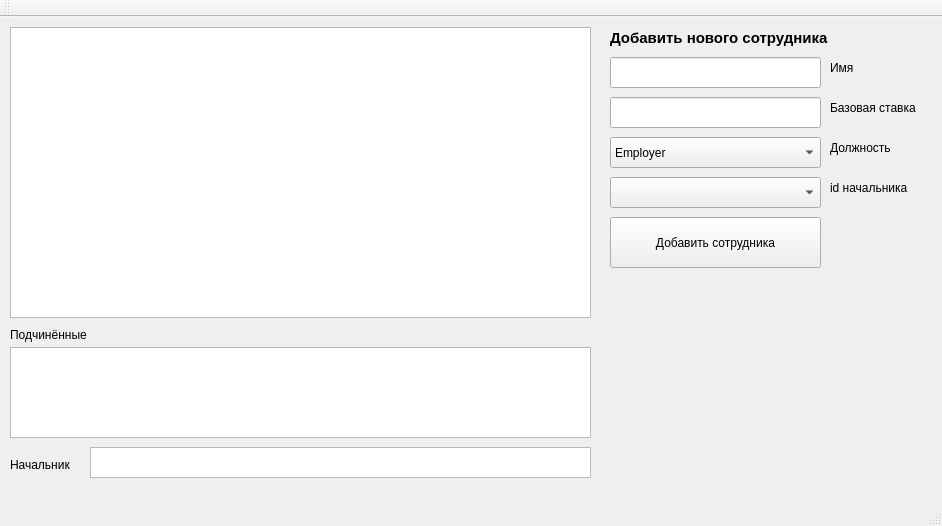
<?xml version="1.0" encoding="UTF-8"?>
<ui version="4.0">
 <class>MainWindow</class>
 <widget class="QMainWindow" name="MainWindow">
  <property name="geometry">
   <rect>
    <x>0</x>
    <y>0</y>
    <width>942</width>
    <height>526</height>
   </rect>
  </property>
  <property name="windowTitle">
   <string>MainWindow</string>
  </property>
  <widget class="QWidget" name="centralWidget">
   <widget class="QTableView" name="stuffList">
    <property name="geometry">
     <rect>
      <x>10</x>
      <y>10</y>
      <width>581</width>
      <height>291</height>
     </rect>
    </property>
   </widget>
   <widget class="QListWidget" name="listWidget">
    <property name="geometry">
     <rect>
      <x>10</x>
      <y>330</y>
      <width>581</width>
      <height>91</height>
     </rect>
    </property>
   </widget>
   <widget class="QLabel" name="label_2">
    <property name="geometry">
     <rect>
      <x>10</x>
      <y>310</y>
      <width>151</width>
      <height>16</height>
     </rect>
    </property>
    <property name="text">
     <string>Подчинённые</string>
    </property>
   </widget>
   <widget class="QTextBrowser" name="textBrowser">
    <property name="geometry">
     <rect>
      <x>90</x>
      <y>430</y>
      <width>501</width>
      <height>31</height>
     </rect>
    </property>
   </widget>
   <widget class="QLabel" name="label_3">
    <property name="geometry">
     <rect>
      <x>10</x>
      <y>440</y>
      <width>151</width>
      <height>16</height>
     </rect>
    </property>
    <property name="text">
     <string>Начальник</string>
    </property>
   </widget>
   <widget class="QComboBox" name="typeBox">
    <property name="geometry">
     <rect>
      <x>610</x>
      <y>120</y>
      <width>211</width>
      <height>31</height>
     </rect>
    </property>
    <item>
     <property name="text">
      <string>Employer</string>
     </property>
    </item>
    <item>
     <property name="text">
      <string>Manager</string>
     </property>
    </item>
    <item>
     <property name="text">
      <string>Sales</string>
     </property>
    </item>
   </widget>
   <widget class="QPushButton" name="addWorkerButton">
    <property name="geometry">
     <rect>
      <x>610</x>
      <y>200</y>
      <width>211</width>
      <height>51</height>
     </rect>
    </property>
    <property name="text">
     <string>Добавить сотрудника</string>
    </property>
   </widget>
   <widget class="QComboBox" name="bossBox">
    <property name="geometry">
     <rect>
      <x>610</x>
      <y>160</y>
      <width>211</width>
      <height>31</height>
     </rect>
    </property>
   </widget>
   <widget class="QLineEdit" name="nameField">
    <property name="geometry">
     <rect>
      <x>610</x>
      <y>40</y>
      <width>211</width>
      <height>31</height>
     </rect>
    </property>
   </widget>
   <widget class="QLineEdit" name="salaryField">
    <property name="geometry">
     <rect>
      <x>610</x>
      <y>80</y>
      <width>211</width>
      <height>31</height>
     </rect>
    </property>
   </widget>
   <widget class="QLabel" name="label_4">
    <property name="geometry">
     <rect>
      <x>830</x>
      <y>80</y>
      <width>111</width>
      <height>21</height>
     </rect>
    </property>
    <property name="text">
     <string>Базовая ставка</string>
    </property>
   </widget>
   <widget class="QLabel" name="label_5">
    <property name="geometry">
     <rect>
      <x>610</x>
      <y>10</y>
      <width>261</width>
      <height>21</height>
     </rect>
    </property>
    <property name="font">
     <font>
      <pointsize>11</pointsize>
      <weight>75</weight>
      <bold>true</bold>
     </font>
    </property>
    <property name="text">
     <string>Добавить нового сотрудника</string>
    </property>
   </widget>
   <widget class="QLabel" name="label_6">
    <property name="geometry">
     <rect>
      <x>830</x>
      <y>40</y>
      <width>101</width>
      <height>21</height>
     </rect>
    </property>
    <property name="text">
     <string>Имя</string>
    </property>
   </widget>
   <widget class="QLabel" name="label_7">
    <property name="geometry">
     <rect>
      <x>830</x>
      <y>120</y>
      <width>101</width>
      <height>21</height>
     </rect>
    </property>
    <property name="text">
     <string>Должность</string>
    </property>
   </widget>
   <widget class="QLabel" name="label_8">
    <property name="geometry">
     <rect>
      <x>830</x>
      <y>160</y>
      <width>101</width>
      <height>21</height>
     </rect>
    </property>
    <property name="text">
     <string>id начальника</string>
    </property>
   </widget>
  </widget>
  <widget class="QMenuBar" name="menuBar">
   <property name="geometry">
    <rect>
     <x>0</x>
     <y>0</y>
     <width>942</width>
     <height>19</height>
    </rect>
   </property>
  </widget>
  <widget class="QToolBar" name="mainToolBar">
   <attribute name="toolBarArea">
    <enum>TopToolBarArea</enum>
   </attribute>
   <attribute name="toolBarBreak">
    <bool>false</bool>
   </attribute>
  </widget>
  <widget class="QStatusBar" name="statusBar"/>
 </widget>
 <layoutdefault spacing="6" margin="11"/>
 <resources/>
 <connections/>
</ui>
